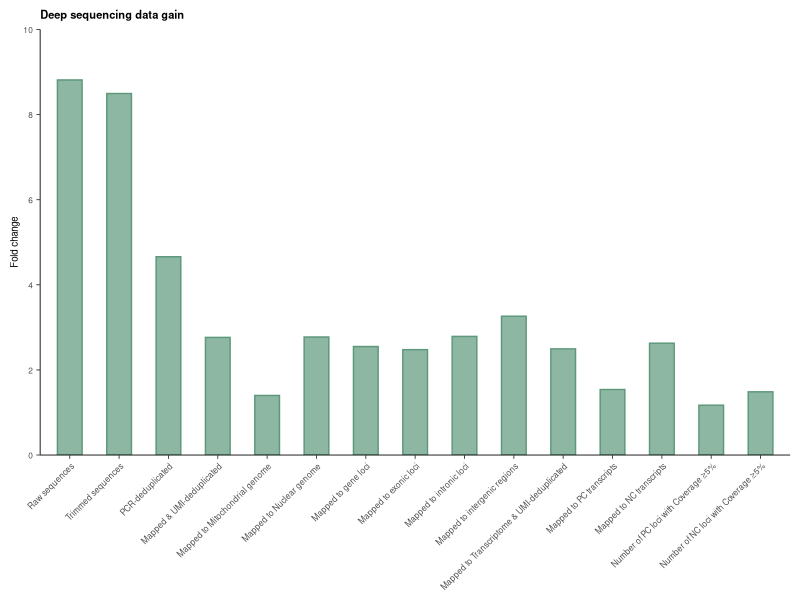

Write R code to recreate this figure.
#######################################
#                                     #
#      Figure S2C. Mammoth aRNA       #
#   Dr. Emilio Marmol-Sanchez. 2025   #
#                                     #
#######################################


library(ggplot2)
library(gtools)

setwd("") #Insert path to Figure auxiliary files




Table_final = read.delim("Figure_S2C_Table.txt", header=T)

Table_final$FC = foldchange(Table_final$Mammoth.1.deep, Table_final$Mammoth.1)
Table_final$log2FC = log2(foldchange(Table_final$Mammoth.1.deep, Table_final$Mammoth.1))
Table_final$Type = factor(Table_final$Type, levels=c("Raw sequences", "Trimmed sequences", "PCR-deduplicated", "Mapped & UMI-deduplicated",
                                                     "Mapped to Mitochondrial genome", "Mapped to Nuclear genome",
                                                     "Mapped to gene loci", "Mapped to exonic loci",
                                                     "Mapped to intronic loci", "Mapped to intergenic regions",
                                                     "Mapped to Transcriptome & UMI-deduplicated", "Mapped to PC transcripts",
                                                     "Mapped to NC transcripts", "Number of PC loci with Coverage ≥5%",
                                                     "Number of NC loci with Coverage ≥5%"))





setwd("") #Insert path to output Figure PDFs

#Figure S2C
pdf("aRNA_Mammoth_Figure_S2C.pdf", height = 75/25.4, width = 82.5/25.4)
ggplot(Table_final, aes(y = FC, x= Type, color=Type)) + 
  geom_bar(stat="identity", color= "#5D987B", fill="#5D987B", alpha=0.7, width = 0.5) +
  
  theme_classic() + 
  
  ylab("Fold change") + xlab("") +
  scale_y_continuous(expand=c(0,0), limits = c(0, 10), breaks = seq(0, 10, 2),
                     labels = c("0", "2", "4", "6", "8", "10")) +
  
  theme(axis.text.x = element_text(size=6, angle=45, vjust=1, hjust=1),
        axis.text.y = element_text(size=6),
        axis.title.y =element_text(size=7, margin = margin(r = 2.5)),
        axis.line = element_line(linewidth = 0.3),
        axis.ticks = element_line(linewidth = 0.3),
        plot.margin = margin(t=0.25, l=0.25, b=-0.3, r=0.25, "cm")) +
  
  ggtitle("Deep sequencing data gain") + theme(plot.title = element_text(size = 8)) +
  theme(plot.title = element_text(face="bold"))

dev.off()
